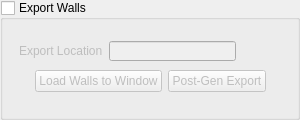
                 <widget class="QGroupBox" name="groupBox_4">
                  <property name="minimumSize">
                   <size>
                    <width>300</width>
                    <height>120</height>
                   </size>
                  </property>
                  <property name="maximumSize">
                   <size>
                    <width>300</width>
                    <height>120</height>
                   </size>
                  </property>
                  <property name="title">
                   <string>Export Walls</string>
                  </property>
                  <property name="checkable">
                   <bool>true</bool>
                  </property>
                  <property name="checked">
                   <bool>false</bool>
                  </property>
                  <widget class="QWidget" name="layoutWidget">
                   <property name="geometry">
                    <rect>
                     <x>10</x>
                     <y>20</y>
                     <width>281</width>
                     <height>81</height>
                    </rect>
                   </property>
                   <layout class="QVBoxLayout" name="verticalLayout_10">
                    <item>
                     <widget class="QWidget" name="TextureLayout_3" native="true">
                      <property name="minimumSize">
                       <size>
                        <width>0</width>
                        <height>30</height>
                       </size>
                      </property>
                      <property name="maximumSize">
                       <size>
                        <width>16777215</width>
                        <height>20</height>
                       </size>
                      </property>
                      <layout class="QHBoxLayout" name="horizontalLayout_16">
                       <item>
                        <widget class="QLabel" name="label_13">
                         <property name="minimumSize">
                          <size>
                           <width>0</width>
                           <height>20</height>
                          </size>
                         </property>
                         <property name="maximumSize">
                          <size>
                           <width>16777215</width>
                           <height>20</height>
                          </size>
                         </property>
                         <property name="text">
                          <string>Export Location</string>
                         </property>
                        </widget>
                       </item>
                       <item>
                        <widget class="QLineEdit" name="wallsLine">
                         <property name="minimumSize">
                          <size>
                           <width>0</width>
                           <height>20</height>
                          </size>
                         </property>
                         <property name="maximumSize">
                          <size>
                           <width>16777215</width>
                           <height>20</height>
                          </size>
                         </property>
                        </widget>
                       </item>
                       <item>
                        <widget class="QPushButton" name="wallsButton">
                         <property name="minimumSize">
                          <size>
                           <width>0</width>
                           <height>20</height>
                          </size>
                         </property>
                         <property name="maximumSize">
                          <size>
                           <width>16777215</width>
                           <height>20</height>
                          </size>
                         </property>
                         <property name="text">
                          <string/>
                         </property>
                         <property name="icon">
                          <iconset>
                           <normaloff>../../Uni/FMP/Terrain/ui/browseFolder.png</normaloff>../../Uni/FMP/Terrain/ui/browseFolder.png</iconset>
                         </property>
                         <property name="iconSize">
                          <size>
                           <width>25</width>
                           <height>25</height>
                          </size>
                         </property>
                         <property name="flat">
                          <bool>true</bool>
                         </property>
                        </widget>
                       </item>
                      </layout>
                     </widget>
                    </item>
                    <item>
                     <layout class="QHBoxLayout" name="horizontalLayout_21">
                      <item>
                       <spacer name="horizontalSpacer_10">
                        <property name="orientation">
                         <enum>Qt::Horizontal</enum>
                        </property>
                        <property name="sizeHint" stdset="0">
                         <size>
                          <width>40</width>
                          <height>20</height>
                         </size>
                        </property>
                       </spacer>
                      </item>
                      <item>
                       <widget class="QPushButton" name="loadWallsButton">
                        <property name="enabled">
                         <bool>false</bool>
                        </property>
                        <property name="text">
                         <string>Load Walls to Window</string>
                        </property>
                       </widget>
                      </item>
                      <item>
                       <widget class="QPushButton" name="postGenWalls">
                        <property name="enabled">
                         <bool>false</bool>
                        </property>
                        <property name="text">
                         <string>Post-Gen Export</string>
                        </property>
                       </widget>
                      </item>
                      <item>
                       <spacer name="horizontalSpacer_11">
                        <property name="orientation">
                         <enum>Qt::Horizontal</enum>
                        </property>
                        <property name="sizeHint" stdset="0">
                         <size>
                          <width>40</width>
                          <height>20</height>
                         </size>
                        </property>
                       </spacer>
                      </item>
                     </layout>
                    </item>
                   </layout>
                  </widget>
                 </widget>
